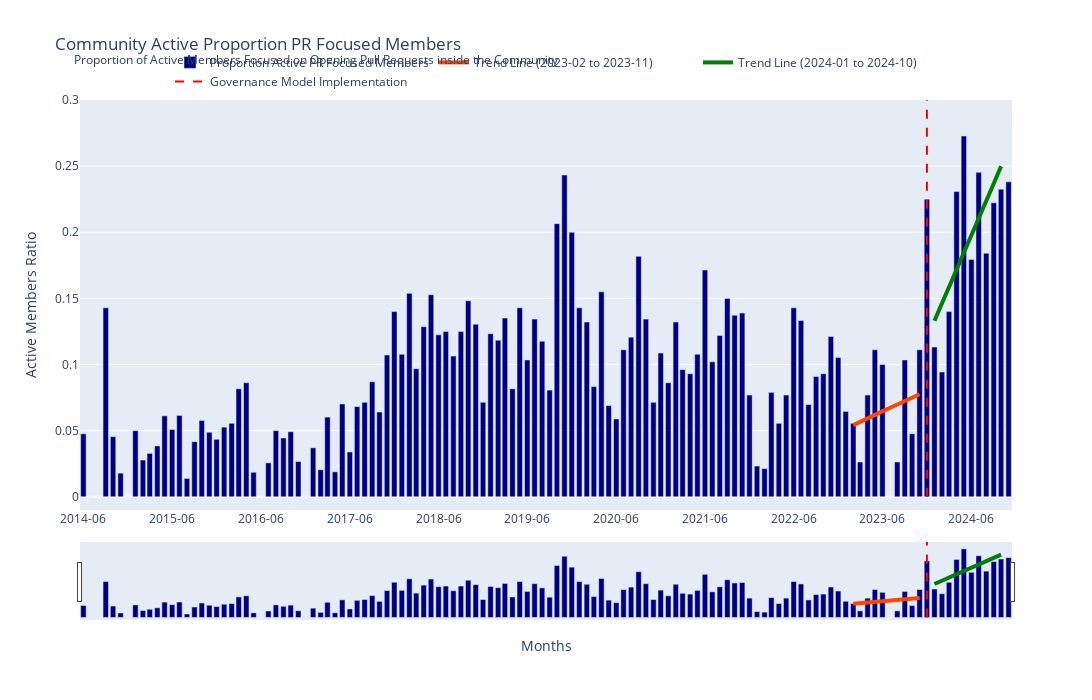

The notebook cell this image was saved under:
### Code cell
months = comparison_community_activity_pr_not_pr['created_at']
mean_values = comparison_community_activity_pr_not_pr['number_of_users_y'] / comparison_community_activity_pr_not_pr['number_of_users_x']
fig = go.Figure()

fig.add_trace(go.Bar(
    x=months,
    y=mean_values,
    name='Proportion Active PR Focused Members',
    marker=dict(color='navy')
))

fig.add_trace(go.Scatter(
    x=data_1['created_at'].astype(str),
    y=trend_1,
    mode='lines',
    line=dict(color='orangered', width=4),
    name='Trend Line (2023-02 to 2023-11)'
))

fig.add_trace(go.Scatter(
    x=data_2['created_at'].astype(str),
    y=trend_2,
    mode='lines',
    line=dict(color='green', width=4),
    name='Trend Line (2024-01 to 2024-10)'
))

fig.update_layout(
    title='Community Active Proportion PR Focused Members',
    xaxis_title='Months',
    yaxis_title='Active Members Ratio',
    xaxis=dict(
        tickmode='array',
        tickvals=months[::12],
        ticktext=months[::12],
        rangeslider=dict(visible=False),
        tickformat='%Y-%m',
    ),
    yaxis=dict(range=[-0.01, max(mean_values) * 1.1], dtick=0.05),
    hovermode='x unified',
    width=1400,
    height=700,
    legend=dict(
        orientation='h',
        yanchor='bottom',
        y=1.01,
        xanchor='center',
        x=0.5
    ),
    annotations=[
        dict(
            text='Proportion of Active Members Focused on Opening Pull Requests inside the Community',
            xref='paper',
            yref='paper',
            x=-0.009,
            y=1.09,
            showarrow=False,
            font=dict(size=12)
        )
    ]
)

fig.add_trace(go.Scatter(
    x=['2023-12', '2023-12'],
    y=[0, max(mean_values) * 1.1],
    mode='lines',
    line=dict(color='red', dash='dash'),
    name='Governance Model Implementation'
))

fig.write_image('images/community_proportion_pr_active_members.png')

fig.update_layout(
    annotations=[
        dict(
            y=1.125
        )
    ],
    xaxis=dict(
        rangeslider=dict(visible=True),
    )
)

fig.show()

### Figure 1 — Plotly figure (JSON) as saved in the notebook; plotly's stock layout.template omitted (floating-point values rounded to 4 significant figures)
{"data": [{"marker": {"color": "navy"}, "name": "Proportion Active PR Focused Members", "type": "bar", "x": ["2014-06", "2014-07", "2014-08", "2014-09", "2014-10", "2014-11", "2014-12", "2015-01", "2015-02", "2015-03", "2015-04", "2015-05", "2015-06", "2015-07", "2015-08", "2015-09", "2015-10", "2015-11", "2015-12", "2016-01", "2016-02", "2016-03", "2016-04", "2016-05", "2016-06", "2016-07", "2016-08", "2016-09", "2016-10", "2016-11", "2016-12", "2017-01", "2017-02", "2017-03", "2017-04", "2017-05", "2017-06", "2017-07", "2017-08", "2017-09", "2017-10", "2017-11", "2017-12", "2018-01", "2018-02", "2018-03", "2018-04", "2018-05", "2018-06", "2018-07", "2018-08", "2018-09", "2018-10", "2018-11", "2018-12", "2019-01", "2019-02", "2019-03", "2019-04", "2019-05", "2019-06", "2019-07", "2019-08", "2019-09", "2019-10", "2019-11", "2019-12", "2020-01", "2020-02", "2020-03", "2020-04", "2020-05", "2020-06", "2020-07", "2020-08", "2020-09", "2020-10", "2020-11", "2020-12", "2021-01", "2021-02", "2021-03", "2021-04", "2021-05", "2021-06", "2021-07", "2021-08", "2021-09", "2021-10", "2021-11", "2021-12", "2022-01", "2022-02", "2022-03", "2022-04", "2022-05", "2022-06", "2022-07", "2022-08", "2022-09", "2022-10", "2022-11", "2022-12", "2023-01", "2023-02", "2023-03", "2023-04", "2023-05", "2023-06", "2023-07", "2023-08", "2023-09", "2023-10", "2023-11", "2023-12", "2024-01", "2024-02", "2024-03", "2024-04", "2024-05", "2024-06", "2024-07", "2024-08", "2024-09", "2024-10", "2024-11"], "y": [0.04762, 0, 0, 0.1429, 0.04545, 0.01786, 0, 0.05, 0.02778, 0.03279, 0.03846, 0.06122, 0.05085, 0.06154, 0.01389, 0.04167, 0.05769, 0.04878, 0.04348, 0.05263, 0.05556, 0.08163, 0.08621, 0.01852, 0, 0.02564, 0.05, 0.04444, 0.04918, 0.02667, 0, 0.03704, 0.02041, 0.06024, 0.01887, 0.07018, 0.0339, 0.06818, 0.07143, 0.08696, 0.0641, 0.1071, 0.14, 0.1077, 0.1538, 0.09677, 0.1286, 0.1528, 0.1224, 0.125, 0.1064, 0.125, 0.1481, 0.1304, 0.07143, 0.1233, 0.1184, 0.1351, 0.08163, 0.1429, 0.1034, 0.1343, 0.1176, 0.08065, 0.2065, 0.2432, 0.2, 0.1429, 0.1321, 0.08333, 0.1549, 0.06897, 0.05882, 0.1111, 0.1207, 0.1818, 0.1343, 0.07143, 0.1087, 0.08621, 0.1321, 0.09615, 0.09302, 0.1077, 0.1714, 0.102, 0.122, 0.15, 0.1373, 0.1389, 0.07692, 0.02326, 0.02128, 0.07895, 0.05556, 0.07692, 0.1429, 0.1333, 0.06977, 0.09091, 0.09302, 0.1212, 0.1053, 0.06452, 0.05556, 0.02632, 0.07692, 0.1111, 0.1, 0, 0.02632, 0.1034, 0.04762, 0.1111, 0.225, 0.1132, 0.09434, 0.14, 0.2308, 0.2727, 0.1795, 0.2453, 0.1842, 0.2222, 0.2326, 0.2381]}, {"line": {"color": "orangered", "width": 4}, "mode": "lines", "name": "Trend Line (2023-02 to 2023-11)", "type": "scatter", "x": ["2023-02", "2023-03", "2023-04", "2023-05", "2023-06", "2023-07", "2023-08", "2023-09", "2023-10", "2023-11"], "y": [0.05418, 0.05677, 0.05936, 0.06195, 0.06454, 0.06714, 0.06973, 0.07232, 0.07491, 0.0775]}, {"line": {"color": "green", "width": 4}, "mode": "lines", "name": "Trend Line (2024-01 to 2024-10)", "type": "scatter", "x": ["2024-01", "2024-02", "2024-03", "2024-04", "2024-05", "2024-06", "2024-07", "2024-08", "2024-09", "2024-10"], "y": [0.1331, 0.1461, 0.159, 0.172, 0.185, 0.198, 0.2109, 0.2239, 0.2369, 0.2499]}, {"line": {"color": "red", "dash": "dash"}, "mode": "lines", "name": "Governance Model Implementation", "type": "scatter", "x": ["2023-12", "2023-12"], "y": [0, 0.3]}], "layout": {"annotations": [{"font": {"size": 12}, "showarrow": false, "text": "Proportion of Active Members Focused on Opening Pull Requests inside the Community", "x": -0.009, "xref": "paper", "y": 1.125, "yref": "paper"}], "height": 700, "hovermode": "x unified", "legend": {"orientation": "h", "x": 0.5, "xanchor": "center", "y": 1.01, "yanchor": "bottom"}, "title": {"text": "Community Active Proportion PR Focused Members"}, "width": 1400, "xaxis": {"rangeslider": {"visible": true}, "tickformat": "%Y-%m", "tickmode": "array", "ticktext": ["2014-06", "2015-06", "2016-06", "2017-06", "2018-06", "2019-06", "2020-06", "2021-06", "2022-06", "2023-06", "2024-06"], "tickvals": ["2014-06", "2015-06", "2016-06", "2017-06", "2018-06", "2019-06", "2020-06", "2021-06", "2022-06", "2023-06", "2024-06"], "title": {"text": "Months"}}, "yaxis": {"dtick": 0.05, "range": [-0.01, 0.3], "title": {"text": "Active Members Ratio"}}}}
